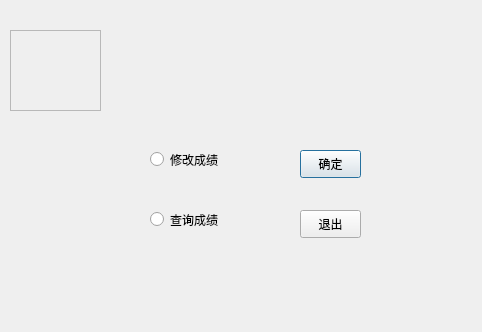
<?xml version="1.0" encoding="UTF-8"?>
<ui version="4.0">
 <class>ScoreMenu</class>
 <widget class="QDialog" name="ScoreMenu">
  <property name="geometry">
   <rect>
    <x>0</x>
    <y>0</y>
    <width>482</width>
    <height>332</height>
   </rect>
  </property>
  <property name="windowTitle">
   <string>Dialog</string>
  </property>
  <widget class="QPushButton" name="btn_In">
   <property name="geometry">
    <rect>
     <x>300</x>
     <y>150</y>
     <width>61</width>
     <height>28</height>
    </rect>
   </property>
   <property name="text">
    <string>确定</string>
   </property>
  </widget>
  <widget class="QPushButton" name="btn_Exe">
   <property name="geometry">
    <rect>
     <x>300</x>
     <y>210</y>
     <width>61</width>
     <height>28</height>
    </rect>
   </property>
   <property name="text">
    <string>退出</string>
   </property>
  </widget>
  <widget class="QLabel" name="label">
   <property name="geometry">
    <rect>
     <x>10</x>
     <y>30</y>
     <width>91</width>
     <height>81</height>
    </rect>
   </property>
   <property name="autoFillBackground">
    <bool>false</bool>
   </property>
   <property name="styleSheet">
    <string notr="true">image: url(:/pic/seu.png);</string>
   </property>
   <property name="frameShape">
    <enum>QFrame::StyledPanel</enum>
   </property>
   <property name="text">
    <string/>
   </property>
   <property name="scaledContents">
    <bool>false</bool>
   </property>
  </widget>
  <widget class="QRadioButton" name="rb_Modify">
   <property name="geometry">
    <rect>
     <x>150</x>
     <y>150</y>
     <width>115</width>
     <height>19</height>
    </rect>
   </property>
   <property name="text">
    <string>修改成绩</string>
   </property>
  </widget>
  <widget class="QRadioButton" name="rb_Search">
   <property name="geometry">
    <rect>
     <x>150</x>
     <y>210</y>
     <width>115</width>
     <height>19</height>
    </rect>
   </property>
   <property name="text">
    <string>查询成绩</string>
   </property>
  </widget>
 </widget>
 <resources/>
 <connections/>
</ui>
